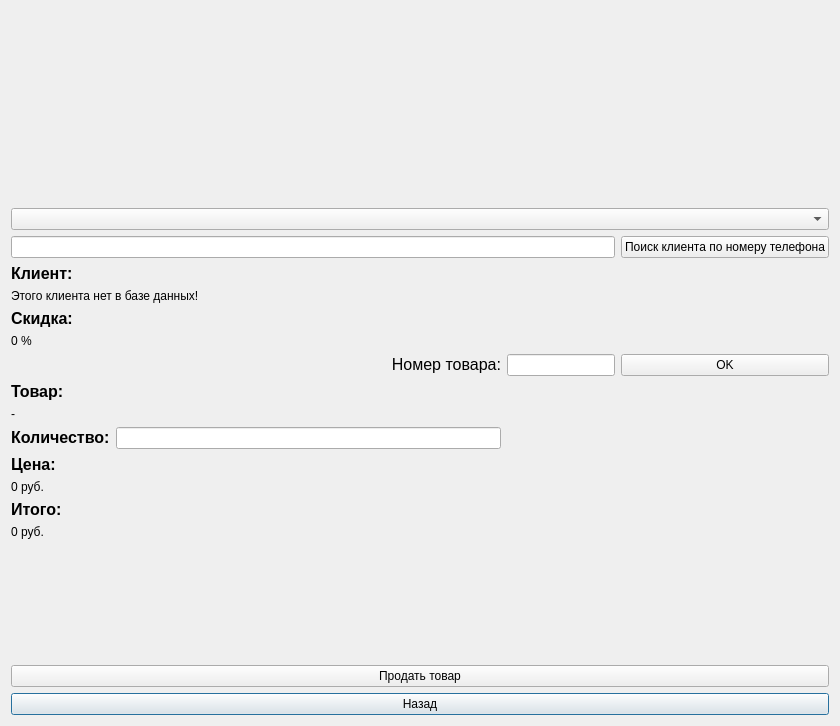
<?xml version="1.0" encoding="UTF-8"?>
<ui version="4.0">
 <class>sale</class>
 <widget class="QDialog" name="sale">
  <property name="geometry">
   <rect>
    <x>0</x>
    <y>0</y>
    <width>840</width>
    <height>726</height>
   </rect>
  </property>
  <property name="windowTitle">
   <string>Dialog</string>
  </property>
  <layout class="QGridLayout" name="gridLayout">
   <item row="4" column="0">
    <widget class="QLabel" name="label_5">
     <property name="sizePolicy">
      <sizepolicy hsizetype="Preferred" vsizetype="Fixed">
       <horstretch>0</horstretch>
       <verstretch>0</verstretch>
      </sizepolicy>
     </property>
     <property name="text">
      <string>&lt;html&gt;&lt;head/&gt;&lt;body&gt;&lt;p&gt;&lt;span style=&quot; font-size:12pt; font-weight:700;&quot;&gt;Клиент:&lt;/span&gt;&lt;/p&gt;&lt;/body&gt;&lt;/html&gt;</string>
     </property>
    </widget>
   </item>
   <item row="22" column="0" colspan="4">
    <widget class="QPushButton" name="pushButton">
     <property name="text">
      <string>Назад</string>
     </property>
    </widget>
   </item>
   <item row="15" column="0" colspan="4">
    <widget class="QLabel" name="label_3">
     <property name="sizePolicy">
      <sizepolicy hsizetype="Preferred" vsizetype="Fixed">
       <horstretch>0</horstretch>
       <verstretch>0</verstretch>
      </sizepolicy>
     </property>
     <property name="text">
      <string>0 руб.</string>
     </property>
    </widget>
   </item>
   <item row="1" column="0" colspan="4" alignment="Qt::AlignHCenter">
    <widget class="QLabel" name="image">
     <property name="sizePolicy">
      <sizepolicy hsizetype="Expanding" vsizetype="Expanding">
       <horstretch>0</horstretch>
       <verstretch>0</verstretch>
      </sizepolicy>
     </property>
     <property name="text">
      <string/>
     </property>
     <property name="pixmap">
      <pixmap>img/sale.png</pixmap>
     </property>
    </widget>
   </item>
   <item row="3" column="0" colspan="3">
    <widget class="QLineEdit" name="lineEdit">
     <property name="sizePolicy">
      <sizepolicy hsizetype="Minimum" vsizetype="Fixed">
       <horstretch>0</horstretch>
       <verstretch>0</verstretch>
      </sizepolicy>
     </property>
    </widget>
   </item>
   <item row="6" column="0">
    <widget class="QLabel" name="label_6">
     <property name="sizePolicy">
      <sizepolicy hsizetype="Preferred" vsizetype="Fixed">
       <horstretch>0</horstretch>
       <verstretch>0</verstretch>
      </sizepolicy>
     </property>
     <property name="text">
      <string>&lt;html&gt;&lt;head/&gt;&lt;body&gt;&lt;p&gt;&lt;span style=&quot; font-size:12pt; font-weight:700;&quot;&gt;Скидка:&lt;/span&gt;&lt;/p&gt;&lt;/body&gt;&lt;/html&gt;</string>
     </property>
    </widget>
   </item>
   <item row="12" column="0" colspan="4">
    <widget class="QLabel" name="label_4">
     <property name="sizePolicy">
      <sizepolicy hsizetype="Preferred" vsizetype="Fixed">
       <horstretch>0</horstretch>
       <verstretch>0</verstretch>
      </sizepolicy>
     </property>
     <property name="text">
      <string>-</string>
     </property>
    </widget>
   </item>
   <item row="21" column="0" colspan="4">
    <widget class="QPushButton" name="pushButton_3">
     <property name="sizePolicy">
      <sizepolicy hsizetype="Minimum" vsizetype="Fixed">
       <horstretch>0</horstretch>
       <verstretch>0</verstretch>
      </sizepolicy>
     </property>
     <property name="text">
      <string>Продать товар</string>
     </property>
    </widget>
   </item>
   <item row="14" column="0" colspan="4">
    <widget class="QLabel" name="label_2">
     <property name="sizePolicy">
      <sizepolicy hsizetype="Preferred" vsizetype="Fixed">
       <horstretch>0</horstretch>
       <verstretch>0</verstretch>
      </sizepolicy>
     </property>
     <property name="text">
      <string>&lt;html&gt;&lt;head/&gt;&lt;body&gt;&lt;p&gt;&lt;span style=&quot; font-size:12pt; font-weight:700;&quot;&gt;Цена:&lt;/span&gt;&lt;/p&gt;&lt;/body&gt;&lt;/html&gt;</string>
     </property>
    </widget>
   </item>
   <item row="18" column="0" colspan="4">
    <spacer name="verticalSpacer">
     <property name="orientation">
      <enum>Qt::Vertical</enum>
     </property>
     <property name="sizeType">
      <enum>QSizePolicy::Fixed</enum>
     </property>
     <property name="sizeHint" stdset="0">
      <size>
       <width>20</width>
       <height>120</height>
      </size>
     </property>
    </spacer>
   </item>
   <item row="8" column="3">
    <widget class="QPushButton" name="pushButton_4">
     <property name="text">
      <string>OK</string>
     </property>
    </widget>
   </item>
   <item row="8" column="2">
    <widget class="QLineEdit" name="lineEdit_2">
     <property name="sizePolicy">
      <sizepolicy hsizetype="Minimum" vsizetype="Fixed">
       <horstretch>0</horstretch>
       <verstretch>0</verstretch>
      </sizepolicy>
     </property>
    </widget>
   </item>
   <item row="7" column="0" colspan="4">
    <widget class="QLabel" name="label_8">
     <property name="sizePolicy">
      <sizepolicy hsizetype="Preferred" vsizetype="Fixed">
       <horstretch>0</horstretch>
       <verstretch>0</verstretch>
      </sizepolicy>
     </property>
     <property name="text">
      <string>&lt;html&gt;&lt;head/&gt;&lt;body&gt;&lt;p&gt;0 %&lt;/p&gt;&lt;/body&gt;&lt;/html&gt;</string>
     </property>
    </widget>
   </item>
   <item row="2" column="0" colspan="4">
    <widget class="QComboBox" name="comboBox"/>
   </item>
   <item row="5" column="0" colspan="4">
    <widget class="QLabel" name="label_7">
     <property name="sizePolicy">
      <sizepolicy hsizetype="Preferred" vsizetype="Fixed">
       <horstretch>0</horstretch>
       <verstretch>0</verstretch>
      </sizepolicy>
     </property>
     <property name="text">
      <string>&lt;html&gt;&lt;head/&gt;&lt;body&gt;&lt;p&gt;Этого клиента нет в базе данных!&lt;/p&gt;&lt;/body&gt;&lt;/html&gt;</string>
     </property>
    </widget>
   </item>
   <item row="17" column="0" colspan="4">
    <widget class="QLabel" name="label_10">
     <property name="text">
      <string>0 руб.</string>
     </property>
    </widget>
   </item>
   <item row="10" column="0" colspan="4">
    <widget class="QLabel" name="label">
     <property name="sizePolicy">
      <sizepolicy hsizetype="Minimum" vsizetype="Fixed">
       <horstretch>0</horstretch>
       <verstretch>0</verstretch>
      </sizepolicy>
     </property>
     <property name="text">
      <string>&lt;html&gt;&lt;head/&gt;&lt;body&gt;&lt;p&gt;&lt;span style=&quot; font-size:12pt; font-weight:700;&quot;&gt;Товар:&lt;/span&gt;&lt;/p&gt;&lt;/body&gt;&lt;/html&gt;</string>
     </property>
    </widget>
   </item>
   <item row="16" column="0" colspan="4">
    <widget class="QLabel" name="label_9">
     <property name="text">
      <string>&lt;html&gt;&lt;head/&gt;&lt;body&gt;&lt;p&gt;&lt;span style=&quot; font-size:12pt; font-weight:700;&quot;&gt;Итого:&lt;/span&gt;&lt;/p&gt;&lt;/body&gt;&lt;/html&gt;</string>
     </property>
    </widget>
   </item>
   <item row="3" column="3">
    <widget class="QPushButton" name="pushButton_2">
     <property name="sizePolicy">
      <sizepolicy hsizetype="Minimum" vsizetype="Fixed">
       <horstretch>0</horstretch>
       <verstretch>0</verstretch>
      </sizepolicy>
     </property>
     <property name="text">
      <string>Поиск клиента по номеру телефона</string>
     </property>
    </widget>
   </item>
   <item row="8" column="0" colspan="2">
    <widget class="QLabel" name="label_11">
     <property name="text">
      <string>&lt;html&gt;&lt;head/&gt;&lt;body&gt;&lt;p align=&quot;right&quot;&gt;&lt;span style=&quot; font-size:12pt;&quot;&gt;Номер товара:&lt;/span&gt;&lt;/p&gt;&lt;/body&gt;&lt;/html&gt;</string>
     </property>
    </widget>
   </item>
   <item row="13" column="0">
    <widget class="QLabel" name="label_12">
     <property name="text">
      <string>&lt;html&gt;&lt;head/&gt;&lt;body&gt;&lt;p&gt;&lt;span style=&quot; font-size:12pt; font-weight:700;&quot;&gt;Количество:&lt;/span&gt;&lt;/p&gt;&lt;/body&gt;&lt;/html&gt;</string>
     </property>
    </widget>
   </item>
   <item row="13" column="1">
    <widget class="QLineEdit" name="lineEdit_3"/>
   </item>
  </layout>
 </widget>
 <resources/>
 <connections/>
</ui>
